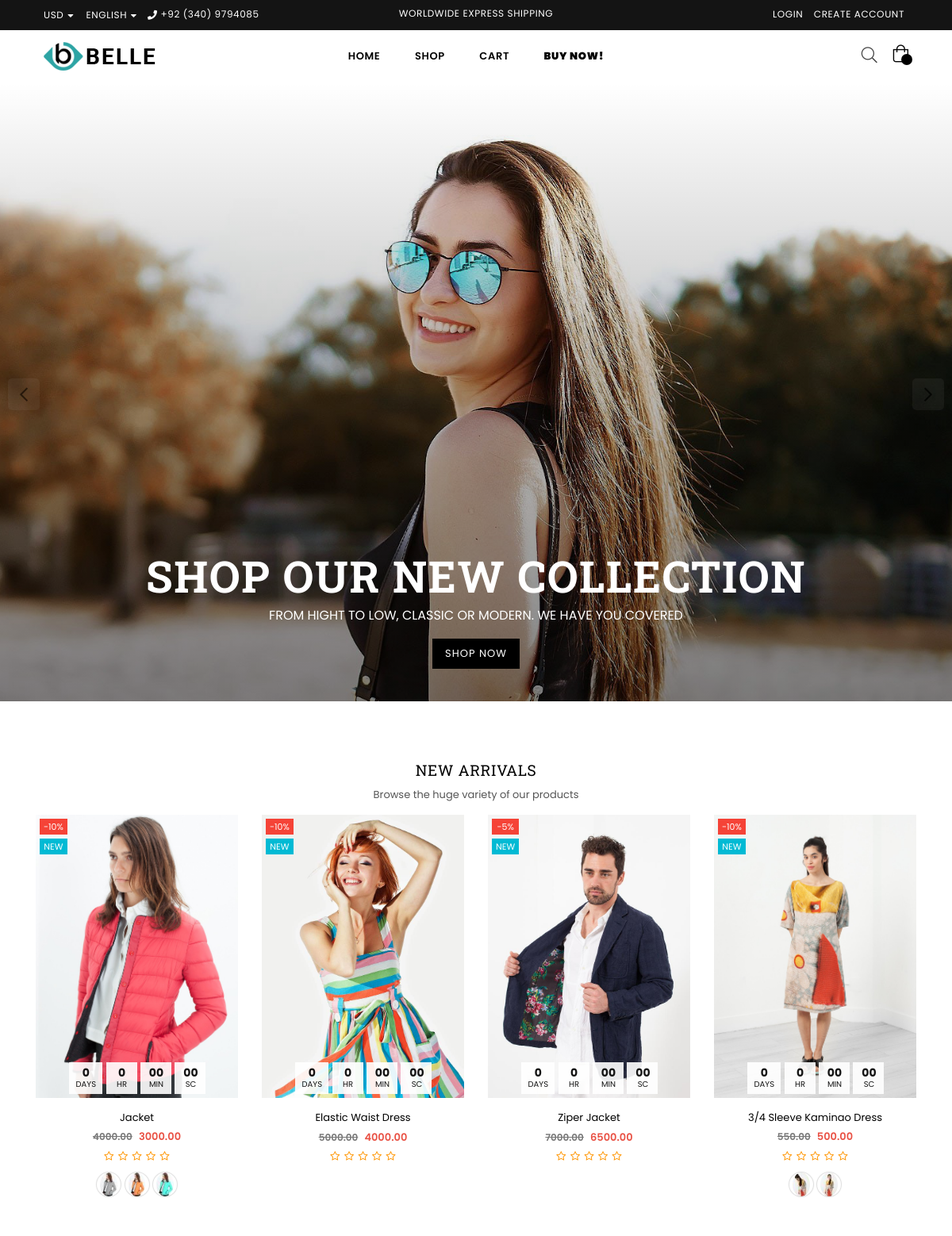
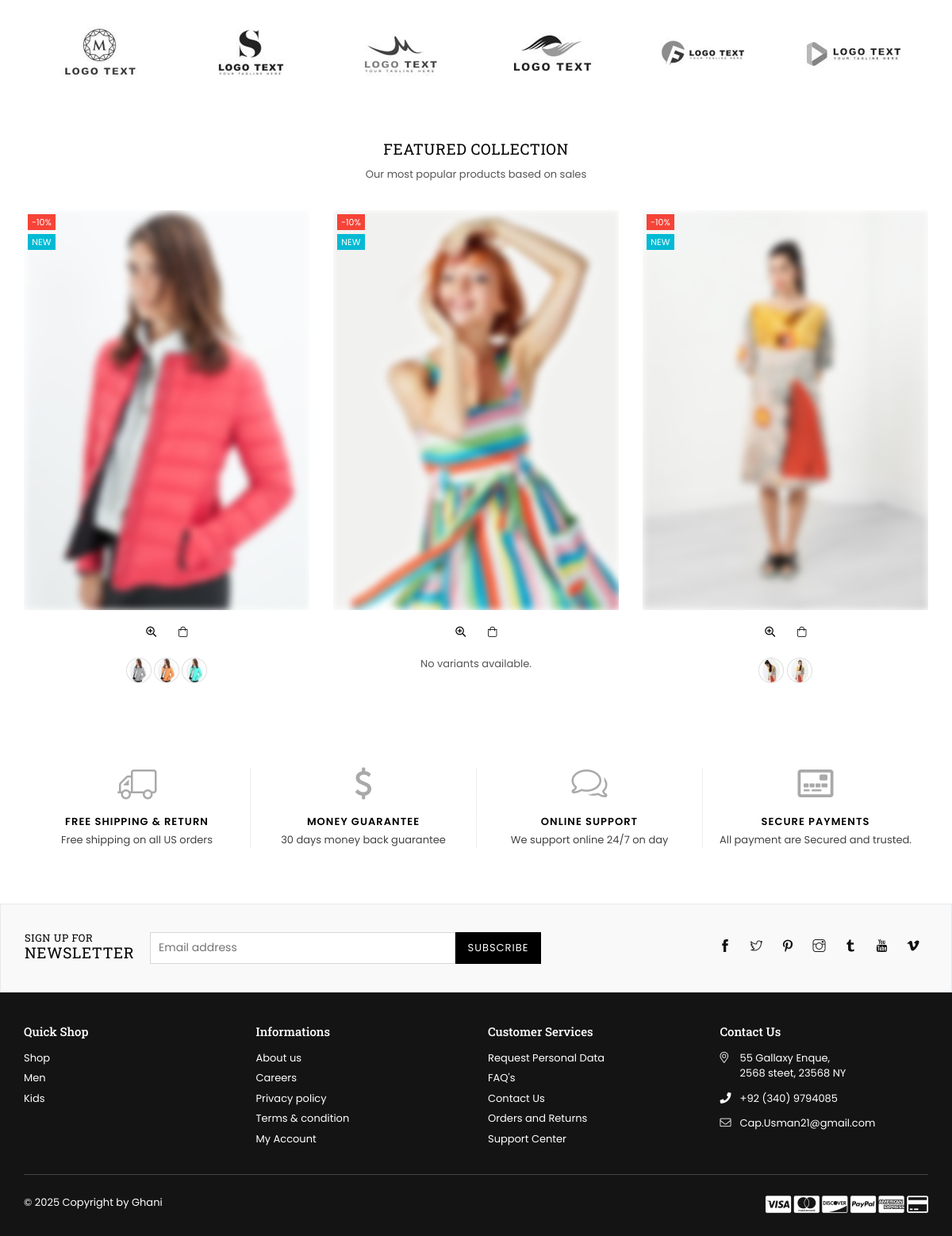
The page / on the database its author committed (2 pictures, top to bottom).
### app/models.py (models this page shows, shortened)
class SliderImages(models.Model):
    title= models.CharField(max_length=200)
    subtitle= models.CharField(max_length=400, blank=True)
    image= models.ImageField()

class Product(models.Model):
    name = models.CharField(max_length=255)
    description = models.TextField()
    price = models.DecimalField(max_digits=10, decimal_places=2)
    slug= models.SlugField(unique=True)
    discounted_price = models.DecimalField(max_digits=10, decimal_places=2, null=True, blank=True)
    SKU = models.CharField(max_length=50, unique=True)
    stock = models.IntegerField()
    rating = models.FloatField()
    reviews_count = models.IntegerField()
    in_stock = models.BooleanField(default=True)
    is_new = models.BooleanField(default=False)
    is_on_sale = models.BooleanField(default=False)
    available_colors = models.ManyToManyField(Color, blank=True)
    available_sizes = models.ManyToManyField(Size, blank=True)
    product_type = models.CharField(max_length=50)
    collection = models.CharField(max_length=100)
    main_image = models.ImageField(upload_to='app/images/product_images/')
    hover_image = models.ImageField(upload_to='app/images/product_images/', blank=True, null=True)
    discount_percentage = models.IntegerField(null=True, blank=True)
    limited_stock_message = models.CharField(max_length=255, null=True, blank=True)
    is_featured= models.BooleanField(default=False)
    brand = models.ForeignKey(Brand, on_delete=models.CASCADE, null=True)
    tags = models.ManyToManyField(Tag, blank=True)
    wished_by = models.ManyToManyField(User, related_name='wishlisted_products', blank=True)

class ProductImage(models.Model):
    product = models.ForeignKey(Product, related_name='images', on_delete=models.CASCADE)
    image = models.ImageField(upload_to='product_images/')
    alt_text = models.CharField(max_length=255, blank=True, null=True)

### app/views.py (the view)
# urls.py: path('', views.index, name='index'),
def index(request, slug=None):
    slider = SliderImages.objects.all()
    if slug:
        products = get_object_or_404(Product, slug=slug)
        variants = ProductImage.objects.filter(product=products)
        context = {'slider': slider, 'products': products, 'stars': range(5), 'variants': variants}
    else:
        featured_products = Product.objects.filter(is_featured=True)[:6]
        new_products = Product.objects.filter(is_new=True)[:4]
        variants = ProductImage.objects.all()  # Or adjust this to show a default set
        context = {
            'slider': slider,
            'featured_products': featured_products,
            'new_products': new_products,
            'stars': range(5),
            'variants': variants
        }
    return render(request, 'app/index.html', context)

### app/context_processors.py (called while the page is built, shortened)
def cart_context(request):
    return {
        'cart_items': [],
        'cart_subtotal': 0,
        'cart_total_items': 0,
    }

### app/templates/app/index.html (shortened to what this page needs)
{% extends 'base.html' %}
{% load static %}
{% block content %}
    <div id="page-content">
    	<div class="slideshow slideshow-wrapper pb-section sliderFull">
        	<div class="home-slideshow">
                {% for slide in slider %}
            	<div class="slide">
                	<div class="blur-up lazyload bg-size">
                        <div class="slideshow__text-wrap slideshow__overlay classic bottom">
                            <div class="slideshow__text-content bottom">
                                <div class="wrap-caption center">
                                        <h2 class="h1 mega-title slideshow__title">{{ slide.title }}</h2>
                                        <span class="mega-subtitle slideshow__subtitle">{{ slide.subtitle }}</span>
                                        <a href="{% url 'shop' %}">
                                            <span class="btn"> Shop now </span>
                                        </a>
                                    </div>
                            </div>
                        </div>
                    </div>
                </div>
                {% endfor %}
            </div>
        </div>
        <div class="tab-slider-product section">
            <div class="container">
                <div class="row">
                    <div class="col-12 col-sm-12 col-md-12 col-lg-12">
                        <div class="section-header text-center">
                            <h2 class="h2">New Arrivals</h2>
                            <p>Browse the huge variety of our products</p>
                        </div>
                        <div class="tabs-listing">
                            <div class="tab_container">
                                <div id="tab1" class="tab_content grid-products">
                                    <div class="productSlider">
                                        {% for product in new_products %}
                                        <div class="col-12 item">
                                            <div class="product-image">
                                                <a href="{% url 'product' product.slug %}" class="grid-view-item__link">
                                                    <img class="primary blur-up lazyload" data-src="{{product.main_image.url}}" src="{{product.main_image.url}}" alt="image" title="product">
                                                    <div class="product-labels rectangular"><span class="lbl on-sale">-{{product.discount_percentage}}%</span> <span class="lbl pr-label1">
                                                    {% if product.is_new %}
                                                        New
                                                    {% endif %}
                                                    </span></div>
                                                </a>
                                                <div class="saleTime desktop" data-countdown="2025/01/13"></div>
                                            </div>
                                            <div class="product-details text-center">
                                                <div class="product-name">
                                                    <a href="{% url 'product' product.slug %}">{{product.name}}</a>
                                                </div>
                                                <div class="product-price">
                                                    <span class="old-price">{{product.price}}</span>
                                                    <span class="price">{{product.discounted_price}}</span>
                                                </div>
                                                <div class="product-review">
                                                    {% for i in stars %}
                                                        {% if i < rating %}
                                                            <i class="font-13 fa fa-star"></i>
                                                        {% else %}
                                                            <i class="font-13 fa fa-star-o"></i>
                                                        {% endif %}
                                                    {% endfor %}
                                                </div>
                                                <ul class="swatches">
                                                    {% for image in product.images.all %}
                                                        <li class="swatch medium rounded">
                                                            <img src="{{ image.image.url }}" alt="{{ image.alt_text }}" />
                                                        </li>
                                                    {% endfor %}
                                                </ul>
                                            </div>
                                        </div>
                                        {% endfor %}
                                    </div>
                                </div>
                            </div>
                        </div>
                    </div>
                </div>
            </div>
        </div>
        <div class="section logo-section">
        	<div class="container">
            	<div class="row">
                	<div class="col-12 col-sm-12 col-md-12 col-lg-12">
                		<div class="logo-bar">
                    <div class="logo-bar__item">
                        <img src="{% static 'images/logo/brandlogo1.png' %}" alt="" title="" />
                    </div>
                    <div class="logo-bar__item">
                        <img src="{% static 'images/logo/brandlogo2.png' %}" alt="" title="" />
                    </div>
                    <div class="logo-bar__item">
                        <img src="{% static 'images/logo/brandlogo3.png' %}" alt="" title="" />
                    </div>
                    <div class="logo-bar__item">
                        <img src="{% static 'images/logo/brandlogo4.png' %}" alt="" title="" />
                    </div>
                    <div class="logo-bar__item">
                        <img src="{% static 'images/logo/brandlogo5.png' %}" alt="" title="" />
                    </div>
                    <div class="logo-bar__item">
                        <img src="{% static 'images/logo/brandlogo6.png' %}" alt="" title="" />
                    </div>
                </div>
                	</div>
                </div>
            </div>
        </div>
        <div class="product-rows section">
        	<div class="container">
            	<div class="row">
                	<div class="col-12 col-sm-12 col-md-12 col-lg-12">
        				<div class="section-header text-center">
                            <h2 class="h2">Featured collection</h2>
                            <p>Our most popular products based on sales</p>
                        </div>
            		</div>
                </div>
                <div class="grid-products">
	                <div class="row">
                        {% for product in featured_products %}
                        <div class="col-6 col-sm-6 col-md-4 col-lg-4 item grid-view-item style2">
                             <div class="grid-view_image">
                                    <a href="{% url 'product' slug=product.slug %}" class="grid-view-item__link">
                                        <img class="grid-view-item__image primary blur-up lazyload"
                                             data-src="{{ product.main_image.url }}"
                                             src="{{ product.main_image.url }}"
                                             alt="{{ product.name }}"
                                             title="{{ product.name }}">
                                        <div class="product-labels rectangular">
                                            <span class="lbl on-sale">-{{ product.discount_percentage }}%</span>
                                            <span class="lbl pr-label1">
                                                {% if product.is_new %}
                                                    New
                                                {% else %}
                                                    Check it out!
                                                {% endif %}
                                            </span>
                                        </div>
                                    </a>
                                    <div class="button-set">
                                        <a href="javascript:void(0)" title="Quick View" class="quick-view-popup quick-view" data-toggle="modal" data-target="#content_quickview">
                                            <i class="icon anm anm-search-plus-r"></i>
                                        </a>
                                        <form class="variants add" action="#" onclick="window.location.href='{% url 'cart' %}'" method="post">
                                            <button class="btn cartIcon btn-addto-cart" type="button" tabindex="0">
                                                <i class="icon anm anm-bag-l"></i>
                                            </button>
                                        </form>
                                    </div>
                                    <ul class="swatches text-center">
                                        {% for variant in product.images.all %}
                                            <li class="swatch medium rounded">
                                                <img src="{{ variant.image.url }}" alt="variant image" />
                                            </li>
                                        {% empty %}
                                            <p>No variants available.</p>
                                        {% endfor %}
                                    </ul>
                            </div>
                        </div>
                        {% endfor %}
                	</div>
                </div>
           </div>
        </div>
        <div class="store-feature section">
        	<div class="container">
            	<div class="row">
                	<div class="col-12 col-sm-12 col-md-12 col-lg-12">
                    	<ul class="display-table store-info">
                        	<li class="display-table-cell">
                            	<i class="icon anm anm-truck-l"></i>
                            	<h5>Free Shipping &amp; Return</h5>
                            	<span class="sub-text">Free shipping on all US orders</span>
                            </li>
                          	<li class="display-table-cell">
                            	<i class="icon anm anm-dollar-sign-r"></i>
                                <h5>Money Guarantee</h5>
                                <span class="sub-text">30 days money back guarantee</span>
                          	</li>
                          	<li class="display-table-cell">
                            	<i class="icon anm anm-comments-l"></i>
                                <h5>Online Support</h5>
                                <span class="sub-text">We support online 24/7 on day</span>
                            </li>
                          	<li class="display-table-cell">
                            	<i class="icon anm anm-credit-card-front-r"></i>
                                <h5>Secure Payments</h5>
                                <span class="sub-text">All payment are Secured and trusted.</span>
                        	</li>
                        </ul>
                    </div>
                </div>
            </div>
        </div>
    </div>
    {% endblock content %}

### app/static/app/responsive.css (style rules this page uses)
@media only screen and (max-width: 1450px) { .slideshow .slideshow__title { font-size:55px; } }
@media only screen and (max-width: 1450px) { .slideshow__text-content.bottom { bottom:2%; } }

### rows shown on the page
SliderImages: title "SHOP OUR NEW COLLECTION", subtitle "FROM HIGHT TO LOW, CLASSIC OR MODERN. WE HAVE YOU COVERED"
Product: main_image (picture), discount_percentage "10", is_new "NEW", name "Jacket", price "4000.00", discounted_price "3000.00"
ProductImage: image (picture)
ProductImage: image (picture)
ProductImage: image (picture)
Product: main_image (picture), discount_percentage "10", is_new "NEW", name "Elastic Waist Dress", price "5000.00", discounted_price "4000.00"
Product: main_image (picture), discount_percentage "5", is_new "NEW", name "Ziper Jacket", price "7000.00", discounted_price "6500.00"
Product: main_image (picture), discount_percentage "10", is_new "NEW", name "3/4 Sleeve Kaminao Dress", price "550.00", discounted_price "500.00"
ProductImage: image (picture)
ProductImage: image (picture)
